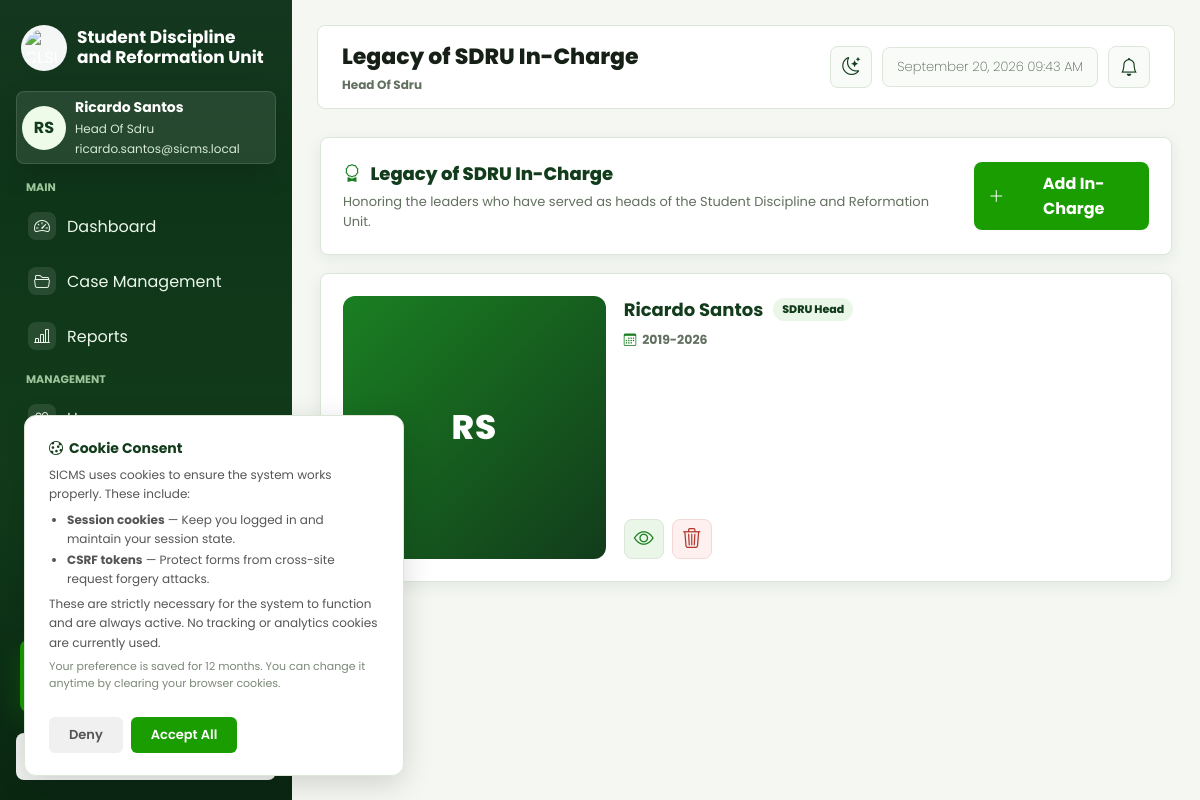
The page /web/views/legacy/index.php (signed in) on the database its author committed.
### tables this page shows
CREATE TABLE `accounts` (
  `account_id` int(10) unsigned NOT NULL AUTO_INCREMENT,
  `first_name` varchar(100) NOT NULL,
  `last_name` varchar(100) NOT NULL,
  `email` varchar(255) NOT NULL,
  `password_hash` varchar(255) DEFAULT NULL,
  `auth_provider` varchar(50) DEFAULT NULL,
  `role` varchar(50) NOT NULL DEFAULT 'student',
  `status` varchar(20) NOT NULL DEFAULT 'active',
  `college_id` int(10) unsigned DEFAULT NULL,
  `student_number` varchar(50) DEFAULT NULL,
  `college` varchar(255) DEFAULT NULL,
  `course` varchar(255) DEFAULT NULL,
  `section` varchar(50) DEFAULT NULL,
  `created_at` datetime NOT NULL DEFAULT current_timestamp(),
  `updated_at` datetime NOT NULL DEFAULT current_timestamp() ON UPDATE current_timestamp(),
  `phone_number` varchar(20) NOT NULL DEFAULT '',
  `gender` varchar(20) NOT NULL DEFAULT '',
  `birthday` date DEFAULT NULL,
  `address` text NOT NULL,
  PRIMARY KEY (`account_id`),
  UNIQUE KEY `uq_accounts_email` (`email`),
  KEY `idx_accounts_role` (`role`),
  KEY `idx_accounts_status` (`status`)
);

CREATE TABLE `legacy_incharges` (
  `legacy_id` int(10) unsigned NOT NULL AUTO_INCREMENT,
  `full_name` varchar(150) NOT NULL,
  `position` varchar(100) NOT NULL,
  `tenure` varchar(50) DEFAULT NULL,
  `description` text DEFAULT NULL,
  `photo_path` varchar(255) DEFAULT NULL,
  `created_at` datetime NOT NULL DEFAULT current_timestamp(),
  `updated_at` datetime NOT NULL DEFAULT current_timestamp() ON UPDATE current_timestamp(),
  PRIMARY KEY (`legacy_id`)
);

### web/views/legacy/index.php (the view, shortened to what the rows shown need)
<?php
require_once __DIR__ . '/../../controllers/LegacyController.php';
$controller = new LegacyController();
$viewData = $controller->index();
$user = $viewData['user'];
$entries = $viewData['entries'];
function h($value) {
    return htmlspecialchars((string) $value, ENT_QUOTES, 'UTF-8');
}
function legacy_initials(string $fullName): string {
    $parts = preg_split('/\s+/', trim($fullName)) ?: [];
    $initials = strtoupper(substr($parts[0] ?? 'U', 0, 1) . substr($parts[1] ?? '', 0, 1));
    return trim($initials) ?: 'U';
}
function legacy_photo_url(?string $photoPath): string {
    return '';
}
?>
<!DOCTYPE html>
<html lang="en">
<head>
    <link rel="stylesheet" href="../layout/style.css">
    <link rel="stylesheet" href="../layout/sidebar.css">
    <link rel="stylesheet" href="../layout/accounts.css?v=2">
    <link rel="stylesheet" href="../layout/system.css?v=2">
    <link rel="stylesheet" href="https://cdn.jsdelivr.net/npm/bootstrap-icons@1.11.3/font/bootstrap-icons.min.css">
    <link rel="stylesheet" href="../layout/legacy.css?v=6">
</head>
<body>
    <div class="dashboard-shell">
        <?php require __DIR__ . '/../layout/sidebar.php'; ?>
        <div class="app-content">
            <?php $pageTitle = 'Legacy of SDRU In-Charge'; require __DIR__ . '/../layout/topbar.php'; ?>
            <main class="wrap legacy-page">
                <section class="panel legacy-hero">
                    <div class="legacy-hero-text">
                        <h2><i class="bi bi-award" aria-hidden="true"></i> Legacy of SDRU In-Charge</h2>
                    </div>
                </section>
                <?php if (empty($entries)): ?>
                    <section class="panel legacy-empty">
                        <i class="bi bi-person-badge" aria-hidden="true"></i>
                        <h3>No legacy records yet</h3>
                        <p>Added SDRU in-charges will appear here.</p>
                    </section>
                <?php else: ?>
                    <div class="legacy-list">
                        <?php foreach ($entries as $entry): ?>
                            <?php $photoUrl = legacy_photo_url($entry['photo_path'] ?? null); ?>
                            <article class="panel legacy-card" id="legacy-entry-<?= (int) $entry['legacy_id'] ?>" data-legacy-id="<?= (int) $entry['legacy_id'] ?>">
                                <div class="legacy-card-photo">
                                    <?php if ($photoUrl): ?>
                                        <img src="<?= $photoUrl ?>" alt="Photo of <?= h($entry['full_name']) ?>">
                                    <?php else: ?>
                                        <span class="legacy-photo-fallback"><?= h(legacy_initials((string) $entry['full_name'])) ?></span>
                                    <?php endif; ?>
                                </div>
                                <div class="legacy-card-info">
                                    <div class="legacy-card-topline">
                                        <h3><?= h($entry['full_name']) ?></h3>
                                        <span class="status-pill"><?= h($entry['position']) ?></span>
                                    </div>
                                    <?php if (!empty($entry['tenure'])): ?>
                                        <div class="legacy-tenure"><i class="bi bi-calendar3" aria-hidden="true"></i> <?= h($entry['tenure']) ?></div>
                                    <?php endif; ?>
                                    <div class="legacy-card-actions">
                                        <button type="button" class="icon-action legacy-view-open" title="View profile" aria-label="View profile of <?= h($entry['full_name']) ?>">
                                            <i class="bi bi-eye" aria-hidden="true"></i>
                                        </button>
                                        <form method="POST" action="index.php" data-entry-name="<?= h($entry['full_name']) ?>">
                                            <button type="submit" class="icon-action icon-danger" title="Delete entry" aria-label="Delete entry of <?= h($entry['full_name']) ?>">
                                                <i class="bi bi-trash3" aria-hidden="true"></i>
                                            </button>
                                        </form>
                                    </div>
                                </div>
                            </article>
                        <?php endforeach; ?>
                    </div>
                <?php endif; ?>
            </main>
        </div>
    </div>
</body>
</html>

### web/views/layout/sidebar.php (shortened to what the rows shown need)
<?php
require __DIR__ . '/navigation.php';
$userEmail = isset($user['email']) ? $user['email'] : '';
?>
<aside class="sidebar" id="app-sidebar">
    <div class="sidebar-profile">
        <div class="avatar" aria-hidden="true"><?= h($initials) ?></div>
        <div>
            <div class="profile-name"><?= h($displayName) ?></div>
            <div class="profile-role"><?= h($roleLabel) ?></div>
            <div class="profile-email"><?= h($userEmail) ?></div>
        </div>
    </div>
</aside>

### web/views/layout/topbar.php (shortened to what the rows shown need)
<?php
require __DIR__ . '/navigation.php';
require_once __DIR__ . '/../../helpers/Security.php';
$pageTitle = $pageTitle ?? 'Dashboard';
$hidePageTitle = $hidePageTitle ?? false;
?>
<div class="app-topbar-container">
    <header class="app-topbar<?= $hidePageTitle ? ' app-topbar-titleless' : '' ?>">
        <?php if (!$hidePageTitle): ?>
            <div class="app-topbar-title">
                <h1><?= h($pageTitle) ?></h1>
                <p><?= h($roleLabel) ?></p>
            </div>
        <?php endif; ?>
    </header>
</div>

### rows shown on the page
accounts: initials "RS", displayName "Ricardo Santos", role "Head Of Sdru", email "ricardo.santos@sicms.local"
legacy_incharges: full_name.last_name "RS", full_name "Ricardo Santos", position "SDRU Head", tenure "2019-2026"

### other values the page prints
$groupLabel "MAIN"
$item['label'] "Dashboard"
$item['label'] "Case Management"
$item['label'] "Reports"
$groupLabel "MANAGEMENT"
$pageTitle "Legacy of SDRU In-Charge"
